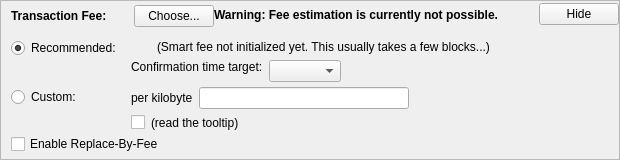
    <widget class="QFrame" name="frameFee">
     <property name="sizePolicy">
      <sizepolicy hsizetype="Expanding" vsizetype="Expanding">
       <horstretch>0</horstretch>
       <verstretch>0</verstretch>
      </sizepolicy>
     </property>
     <property name="maximumSize">
      <size>
       <width>16777215</width>
       <height>16777215</height>
      </size>
     </property>
     <property name="frameShape">
      <enum>QFrame::StyledPanel</enum>
     </property>
     <property name="frameShadow">
      <enum>QFrame::Sunken</enum>
     </property>
     <layout class="QVBoxLayout" name="verticalLayoutFee1">
      <property name="spacing">
       <number>0</number>
      </property>
      <property name="leftMargin">
       <number>0</number>
      </property>
      <property name="topMargin">
       <number>0</number>
      </property>
      <property name="rightMargin">
       <number>0</number>
      </property>
      <property name="bottomMargin">
       <number>0</number>
      </property>
      <item>
       <layout class="QVBoxLayout" name="verticalLayoutFee2" stretch="0,0,0">
        <property name="spacing">
         <number>0</number>
        </property>
        <property name="leftMargin">
         <number>10</number>
        </property>
        <property name="topMargin">
         <number>0</number>
        </property>
        <item>
         <layout class="QHBoxLayout" name="horizontalLayoutFee1">
          <property name="bottomMargin">
           <number>0</number>
          </property>
          <item>
           <layout class="QVBoxLayout" name="verticalLayoutFee7">
            <property name="spacing">
             <number>0</number>
            </property>
            <item>
             <spacer name="verticalSpacerSmartFee">
              <property name="orientation">
               <enum>Qt::Vertical</enum>
              </property>
              <property name="sizeType">
               <enum>QSizePolicy::Fixed</enum>
              </property>
              <property name="sizeHint" stdset="0">
               <size>
                <width>1</width>
                <height>4</height>
               </size>
              </property>
             </spacer>
            </item>
            <item>
             <layout class="QHBoxLayout" name="horizontalLayoutSmartFee">
              <property name="spacing">
               <number>10</number>
              </property>
              <item>
               <widget class="QLabel" name="labelFeeHeadline">
                <property name="sizePolicy">
                 <sizepolicy hsizetype="Preferred" vsizetype="Maximum">
                  <horstretch>0</horstretch>
                  <verstretch>0</verstretch>
                 </sizepolicy>
                </property>
                <property name="font">
                 <font>
                  <weight>75</weight>
                  <bold>true</bold>
                 </font>
                </property>
                <property name="styleSheet">
                 <string notr="true">font-weight:bold;</string>
                </property>
                <property name="text">
                 <string>Transaction Fee:</string>
                </property>
               </widget>
              </item>
              <item>
               <widget class="QLabel" name="labelFeeMinimized">
                <property name="text">
                 <string/>
                </property>
               </widget>
              </item>
              <item>
               <widget class="QPushButton" name="buttonChooseFee">
                <property name="text">
                 <string>Choose...</string>
                </property>
               </widget>
              </item>
             </layout>
            </item>
            <item>
             <spacer name="verticalSpacer_5">
              <property name="orientation">
               <enum>Qt::Vertical</enum>
              </property>
              <property name="sizeHint" stdset="0">
               <size>
                <width>1</width>
                <height>1</height>
               </size>
              </property>
             </spacer>
            </item>
           </layout>
          </item>
          <item>
           <widget class="QLabel" name="fallbackFeeWarningLabel">
            <property name="toolTip">
             <string>Using the fallbackfee can result in sending a transaction that will take several hours or days (or never) to confirm. Consider choosing your fee manually or wait until you have validated the complete chain.</string>
            </property>
            <property name="font">
            <font>
                <weight>75</weight>
                <bold>true</bold>
            </font>
            </property>
            <property name="text">
             <string>Warning: Fee estimation is currently not possible.</string>
            </property>
            <property name="wordWrap">
             <bool>false</bool>
            </property>
           </widget>
          </item>
          <item>
           <spacer name="horizontalSpacer_4">
            <property name="orientation">
             <enum>Qt::Horizontal</enum>
            </property>
            <property name="sizeType">
             <enum>QSizePolicy::MinimumExpanding</enum>
            </property>
            <property name="sizeHint" stdset="0">
             <size>
              <width>40</width>
              <height>20</height>
             </size>
            </property>
           </spacer>
          </item>
          <item>
           <widget class="QPushButton" name="buttonMinimizeFee">
            <property name="toolTip">
             <string>collapse fee-settings</string>
            </property>
            <property name="text">
             <string>Hide</string>
            </property>
           </widget>
          </item>
         </layout>
        </item>
        <item>
         <widget class="QFrame" name="frameFeeSelection">
          <layout class="QVBoxLayout" name="verticalLayoutFee12">
           <property name="spacing">
            <number>0</number>
           </property>
           <property name="leftMargin">
            <number>0</number>
           </property>
           <property name="topMargin">
            <number>0</number>
           </property>
           <property name="rightMargin">
            <number>0</number>
           </property>
           <property name="bottomMargin">
            <number>0</number>
           </property>
           <item>
            <layout class="QGridLayout" name="gridLayoutFee">
             <property name="topMargin">
              <number>10</number>
             </property>
             <property name="bottomMargin">
              <number>4</number>
             </property>
             <property name="horizontalSpacing">
              <number>10</number>
             </property>
             <property name="verticalSpacing">
              <number>4</number>
             </property>
             <item row="1" column="1">
              <layout class="QVBoxLayout" name="verticalLayoutFee8">
               <property name="spacing">
                <number>6</number>
               </property>
               <item>
                <layout class="QHBoxLayout" name="horizontalLayoutFee13">
                 <item>
                  <widget class="QLabel" name="labelCustomPerKilobyte">
                   <property name="toolTip">
                    <string>If the custom fee is set to 1000 satoshis and the transaction is only 250 bytes, then &quot;per kilobyte&quot; only pays 250 satoshis in fee, while &quot;total at least&quot; pays 1000 satoshis. For transactions bigger than a kilobyte both pay by kilobyte.</string>
                   </property>
                   <property name="text">
                    <string>per kilobyte</string>
                   </property>
                  </widget>
                 </item>
                 <item>
                  <widget class="BitcoinAmountField" name="customFee"/>
                 </item>
                 <item>
                  <spacer name="horizontalSpacer_6">
                   <property name="orientation">
                    <enum>Qt::Horizontal</enum>
                   </property>
                   <property name="sizeHint" stdset="0">
                    <size>
                     <width>1</width>
                     <height>1</height>
                    </size>
                   </property>
                  </spacer>
                 </item>
                </layout>
               </item>
               <item>
                <layout class="QHBoxLayout" name="horizontalLayoutFee8">
                 <item>
                  <widget class="QCheckBox" name="checkBoxMinimumFee">
                   <property name="toolTip">
                    <string>Paying only the minimum fee is just fine as long as there is less transaction volume than space in the blocks. But be aware that this can end up in a never confirming transaction once there is more demand for bitcoin transactions than the network can process.</string>
                   </property>
                   <property name="text">
                    <string/>
                   </property>
                  </widget>
                 </item>
                 <item>
                  <widget class="QLabel" name="labelMinFeeWarning">
                   <property name="enabled">
                    <bool>true</bool>
                   </property>
                   <property name="toolTip">
                    <string>Paying only the minimum fee is just fine as long as there is less transaction volume than space in the blocks. But be aware that this can end up in a never confirming transaction once there is more demand for bitcoin transactions than the network can process.</string>
                   </property>
                   <property name="text">
                    <string>(read the tooltip)</string>
                   </property>
                   <property name="margin">
                    <number>5</number>
                   </property>
                  </widget>
                 </item>
                 <item>
                  <spacer name="horizontalSpacer_2">
                   <property name="orientation">
                    <enum>Qt::Horizontal</enum>
                   </property>
                   <property name="sizeHint" stdset="0">
                    <size>
                     <width>1</width>
                     <height>1</height>
                    </size>
                   </property>
                  </spacer>
                 </item>
                </layout>
               </item>
              </layout>
             </item>
             <item row="0" column="0">
              <layout class="QVBoxLayout" name="verticalLayoutFee4" stretch="0,1">
               <item>
                <widget class="QRadioButton" name="radioSmartFee">
                 <property name="text">
                  <string>Recommended:</string>
                 </property>
                 <property name="checked">
                  <bool>true</bool>
                 </property>
                 <attribute name="buttonGroup">
                  <string notr="true">groupFee</string>
                 </attribute>
                </widget>
               </item>
               <item>
                <spacer name="verticalSpacer_2">
                 <property name="orientation">
                  <enum>Qt::Vertical</enum>
                 </property>
                 <property name="sizeHint" stdset="0">
                  <size>
                   <width>1</width>
                   <height>1</height>
                  </size>
                 </property>
                </spacer>
               </item>
              </layout>
             </item>
             <item row="1" column="0">
              <layout class="QVBoxLayout" name="verticalLayoutFee9" stretch="0,1">
               <item>
                <widget class="QRadioButton" name="radioCustomFee">
                 <property name="text">
                  <string>Custom:</string>
                 </property>
                 <attribute name="buttonGroup">
                  <string notr="true">groupFee</string>
                 </attribute>
                </widget>
               </item>
               <item>
                <spacer name="verticalSpacer_6">
                 <property name="orientation">
                  <enum>Qt::Vertical</enum>
                 </property>
                 <property name="sizeHint" stdset="0">
                  <size>
                   <width>1</width>
                   <height>1</height>
                  </size>
                 </property>
                </spacer>
               </item>
              </layout>
             </item>
             <item row="0" column="1">
              <layout class="QVBoxLayout" name="verticalLayoutFee3" stretch="0,0,1">
               <property name="spacing">
                <number>6</number>
               </property>
               <property name="topMargin">
                <number>2</number>
               </property>
               <item>
                <layout class="QHBoxLayout" name="horizontalLayoutFee12">
                 <item>
                  <widget class="QLabel" name="labelSmartFee">
                   <property name="text">
                    <string/>
                   </property>
                   <property name="margin">
                    <number>2</number>
                   </property>
                  </widget>
                 </item>
                 <item>
                  <widget class="QLabel" name="labelFeeEstimation">
                   <property name="text">
                    <string/>
                   </property>
                  </widget>
                 </item>
                 <item>
                  <widget class="QLabel" name="labelSmartFee2">
                   <property name="text">
                    <string>(Smart fee not initialized yet. This usually takes a few blocks...)</string>
                   </property>
                   <property name="margin">
                    <number>2</number>
                   </property>
                  </widget>
                 </item>
                 <item>
                  <spacer name="horizontalSpacer_5">
                   <property name="orientation">
                    <enum>Qt::Horizontal</enum>
                   </property>
                   <property name="sizeHint" stdset="0">
                    <size>
                     <width>1</width>
                     <height>1</height>
                    </size>
                   </property>
                  </spacer>
                 </item>
                </layout>
               </item>
               <item>
                <layout class="QHBoxLayout" name="horizontalLayoutFee9">
                 <item>
                  <layout class="QVBoxLayout" name="verticalLayoutFee6">
                   <item>
                    <widget class="QLabel" name="labelSmartFee3">
                     <property name="text">
                      <string>Confirmation time target:</string>
                     </property>
                     <property name="margin">
                      <number>2</number>
                     </property>
                    </widget>
                   </item>
                   <item>
                    <spacer name="verticalSpacer_3">
                     <property name="orientation">
                      <enum>Qt::Vertical</enum>
                     </property>
                     <property name="sizeHint" stdset="0">
                      <size>
                       <width>1</width>
                       <height>1</height>
                      </size>
                     </property>
                    </spacer>
                   </item>
                  </layout>
                 </item>
                 <item>
                  <layout class="QVBoxLayout" name="verticalLayoutFee5">
                   <property name="rightMargin">
                    <number>30</number>
                   </property>
                   <item>
                    <layout class="QHBoxLayout" name="horizontalLayoutConfTarget">
                     <property name="bottomMargin">
                      <number>0</number>
                     </property>
                     <item>
                      <widget class="QComboBox" name="confTargetSelector"/>
                     </item>
                     <item>
                      <spacer name="horizontalSpacerConfTarget">
                       <property name="orientation">
                        <enum>Qt::Horizontal</enum>
                       </property>
                       <property name="sizeHint" stdset="0">
                        <size>
                         <width>40</width>
                         <height>20</height>
                        </size>
                       </property>
                      </spacer>
                     </item>
                    </layout>
                   </item>
                  </layout>
                 </item>
                </layout>
               </item>
               <item>
                <spacer name="verticalSpacer_4">
                 <property name="orientation">
                  <enum>Qt::Vertical</enum>
                 </property>
                 <property name="sizeHint" stdset="0">
                  <size>
                   <width>1</width>
                   <height>1</height>
                  </size>
                 </property>
                </spacer>
               </item>
              </layout>
             </item>
            </layout>
           </item>
           <item>
            <widget class="QCheckBox" name="optInRBF">
             <property name="text">
              <string>Enable Replace-By-Fee</string>
             </property>
             <property name="toolTip">
              <string>With Replace-By-Fee (BIP-125) you can increase a transaction's fee after it is sent. Without this, a higher fee may be recommended to compensate for increased transaction delay risk.</string>
             </property>
            </widget>
           </item>
          </layout>
         </widget>
        </item>
        <item>
         <spacer name="verticalSpacerFee">
          <property name="orientation">
           <enum>Qt::Vertical</enum>
          </property>
          <property name="sizeHint" stdset="0">
           <size>
            <width>40</width>
            <height>5</height>
           </size>
          </property>
         </spacer>
        </item>
       </layout>
      </item>
     </layout>
    </widget>
